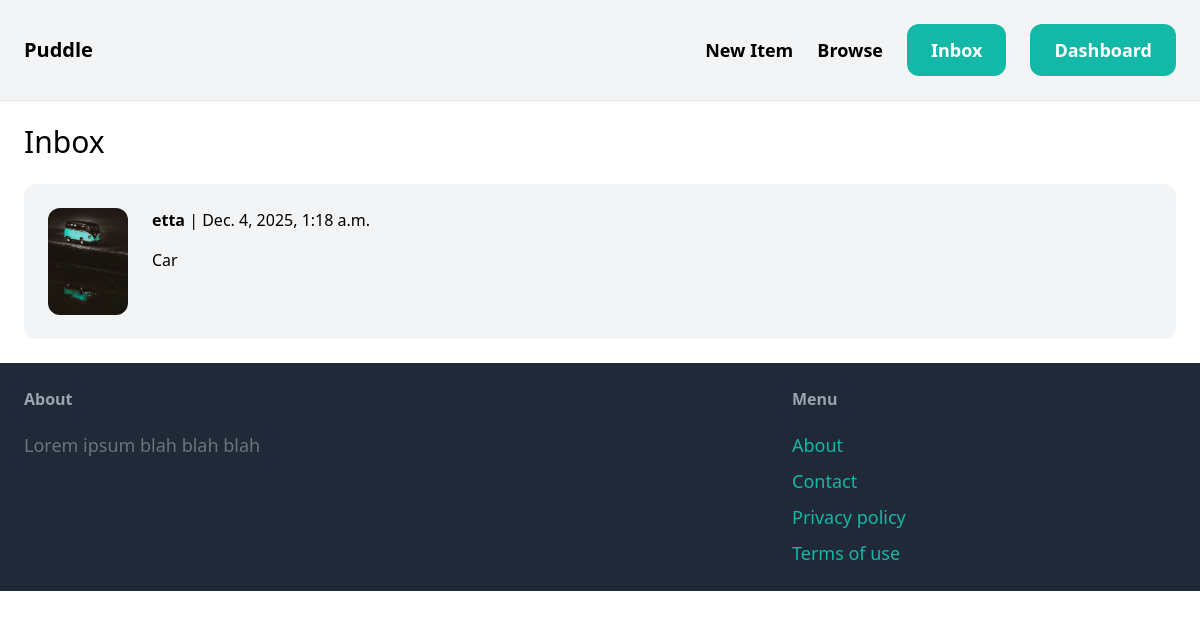
The page /inbox/ (signed in) on the database its author committed.
### conversation/models.py (models this page shows)
class Conversation(models.Model):
    item = models.ForeignKey(Item, related_name='conversations', on_delete=models.CASCADE)
    members = models.ManyToManyField(User, related_name='conversations')
    created_at = models.DateTimeField(auto_now_add=True)
    modified_at = models.DateTimeField(auto_now=True)
    class Meta:
        ordering = ('-modified_at',)

### item/models.py (models this page shows, shortened)
class Item(models.Model):
    category = models.ForeignKey(Category, related_name='items', on_delete=models.CASCADE)
    name = models.CharField(max_length=255)
    description = models.TextField(blank=True, null=True)
    price = models.FloatField()
    image = models.ImageField(upload_to='item_images', blank=True, null=True)
    is_sold = models.BooleanField(default=False)
    created_by = models.ForeignKey(User, related_name='items', on_delete=models.CASCADE)
    created_at = models.DateTimeField(auto_now_add=True)

### conversation/views.py (the view)
# urls.py: path('', views.inbox, name='inbox'),
@login_required
def inbox(request):
    conversations = Conversation.objects.filter(members=request.user)
    return render(request, 'conversation/inbox.html', {'conversations': conversations})

### conversation/templates/conversation/inbox.html
{% extends 'core/base.html' %} {% block title %}Inbox{% endblock %} {% block content %} <h1 class="mb-6 text-3xl">Inbox</h1>
<div class="space-y-6">
    {% for conversation in conversations %}
        <a href="{% url 'conversation:detail' conversation.id %}">
            <div class="p-6 flex bg-gray-100 rounded-xl">
                <div class="pr-6">
                    <img src="{{ conversation.item.image.url }}" class="w-20 rounded-xl">
                </div>
                <div>
                    {% for member in conversation.members.all %}
                        {% if member != request.user %}
                            <p class="mb-4"><strong>{{ member.username }}</strong> | {{ conversation.modified_at }}</p>
                            <p>{{ conversation.item.name }}</p>
                        {% endif %}
                    {% endfor %}
                </div>
            </div>
        </a>
    {% endfor %}
</div>
{% endblock %}

### rows shown on the page
Conversation: item.image (picture), modified_at "Dec. 4, 2025, 1:18 a.m.", item.name "Car"

### other values the page prints
{{ member.username }} "etta"
